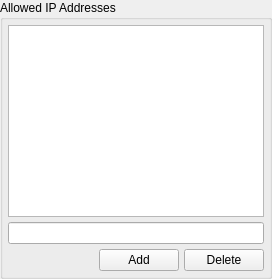
                 <widget class="QGroupBox" name="approvedIPs_2">
                  <property name="title">
                   <string>Allowed IP Addresses</string>
                  </property>
                  <property name="checked">
                   <bool>false</bool>
                  </property>
                  <layout class="QVBoxLayout" name="verticalLayout_51">
                   <property name="spacing">
                    <number>5</number>
                   </property>
                   <property name="margin">
                    <number>5</number>
                   </property>
                   <item>
                    <widget class="QListWidget" name="acceptedIPList_2"/>
                   </item>
                   <item>
                    <widget class="QLineEdit" name="acceptedIP_2">
                     <property name="toolTip">
                      <string>The keyword Any is supported.</string>
                     </property>
                    </widget>
                   </item>
                   <item>
                    <layout class="QHBoxLayout" name="horizontalLayout_49">
                     <property name="spacing">
                      <number>5</number>
                     </property>
                     <item>
                      <spacer name="horizontalSpacer_37">
                       <property name="orientation">
                        <enum>Qt::Horizontal</enum>
                       </property>
                       <property name="sizeHint" stdset="0">
                        <size>
                         <width>40</width>
                         <height>20</height>
                        </size>
                       </property>
                      </spacer>
                     </item>
                     <item>
                      <widget class="QPushButton" name="addAcceptedIP_2">
                       <property name="text">
                        <string>Add</string>
                       </property>
                      </widget>
                     </item>
                     <item>
                      <widget class="QPushButton" name="deleteAcceptedIP">
                       <property name="text">
                        <string>Delete</string>
                       </property>
                      </widget>
                     </item>
                    </layout>
                   </item>
                  </layout>
                 </widget>
